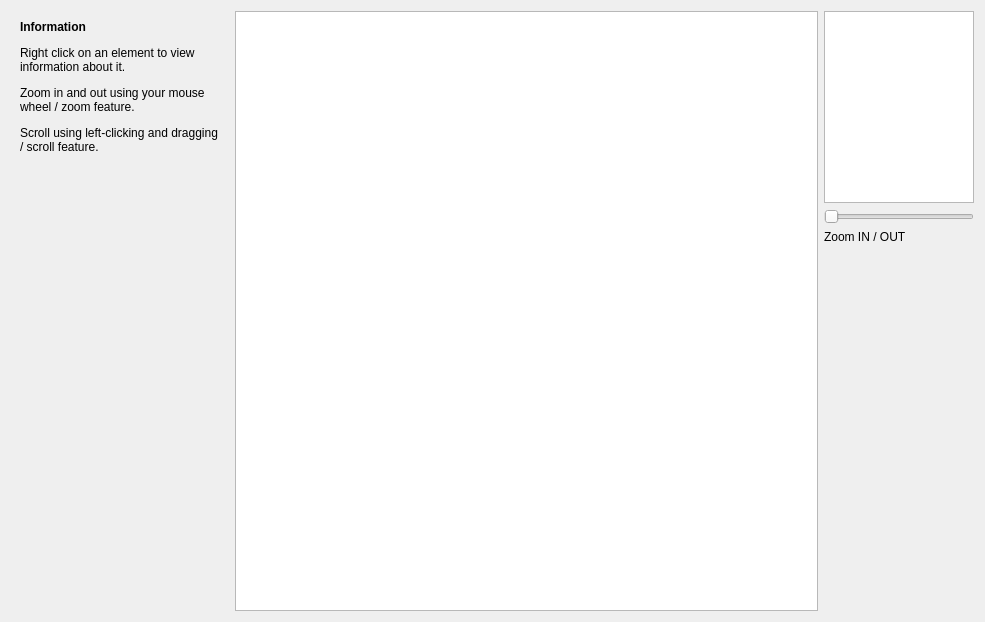
<?xml version="1.0" encoding="UTF-8"?>
<ui version="4.0">
 <class>isotopeWidget</class>
 <widget class="QWidget" name="isotopeWidget">
  <property name="geometry">
   <rect>
    <x>0</x>
    <y>0</y>
    <width>985</width>
    <height>622</height>
   </rect>
  </property>
  <layout class="QGridLayout" name="gridLayout">
   <item row="0" column="3">
    <layout class="QVBoxLayout" name="verticalLayout_2">
     <item>
      <widget class="IsotopeGuideView" name="guide">
       <property name="sizePolicy">
        <sizepolicy hsizetype="Preferred" vsizetype="Preferred">
         <horstretch>0</horstretch>
         <verstretch>0</verstretch>
        </sizepolicy>
       </property>
       <property name="minimumSize">
        <size>
         <width>150</width>
         <height>0</height>
        </size>
       </property>
       <property name="maximumSize">
        <size>
         <width>150</width>
         <height>300</height>
        </size>
       </property>
       <property name="verticalScrollBarPolicy">
        <enum>Qt::ScrollBarAlwaysOff</enum>
       </property>
       <property name="horizontalScrollBarPolicy">
        <enum>Qt::ScrollBarAlwaysOff</enum>
       </property>
      </widget>
     </item>
     <item>
      <widget class="QSlider" name="Slider">
       <property name="sizePolicy">
        <sizepolicy hsizetype="Preferred" vsizetype="Fixed">
         <horstretch>0</horstretch>
         <verstretch>0</verstretch>
        </sizepolicy>
       </property>
       <property name="minimum">
        <number>1</number>
       </property>
       <property name="maximum">
        <number>20</number>
       </property>
       <property name="value">
        <number>1</number>
       </property>
       <property name="orientation">
        <enum>Qt::Horizontal</enum>
       </property>
      </widget>
     </item>
     <item>
      <widget class="QLabel" name="label_2">
       <property name="text">
        <string>Zoom IN / OUT</string>
       </property>
      </widget>
     </item>
     <item>
      <spacer name="verticalSpacer">
       <property name="orientation">
        <enum>Qt::Vertical</enum>
       </property>
       <property name="sizeHint" stdset="0">
        <size>
         <width>20</width>
         <height>40</height>
        </size>
       </property>
      </spacer>
     </item>
    </layout>
   </item>
   <item row="0" column="2">
    <widget class="IsotopeView" name="gv">
     <property name="sizePolicy">
      <sizepolicy hsizetype="Expanding" vsizetype="Expanding">
       <horstretch>0</horstretch>
       <verstretch>0</verstretch>
      </sizepolicy>
     </property>
     <property name="dragMode">
      <enum>QGraphicsView::ScrollHandDrag</enum>
     </property>
    </widget>
   </item>
   <item row="0" column="1">
    <widget class="QWidget" name="infoWidget" native="true">
     <property name="maximumSize">
      <size>
       <width>16777215</width>
       <height>16777215</height>
      </size>
     </property>
     <layout class="QVBoxLayout" name="verticalLayout">
      <item>
       <widget class="QLabel" name="label">
        <property name="sizePolicy">
         <sizepolicy hsizetype="Preferred" vsizetype="Preferred">
          <horstretch>0</horstretch>
          <verstretch>0</verstretch>
         </sizepolicy>
        </property>
        <property name="minimumSize">
         <size>
          <width>0</width>
          <height>0</height>
         </size>
        </property>
        <property name="maximumSize">
         <size>
          <width>200</width>
          <height>16777203</height>
         </size>
        </property>
        <property name="text">
         <string>&lt;p&gt;&lt;b&gt;Information&lt;/b&gt;&lt;/p&gt;
&lt;p&gt;Right click on an element to view information about it.&lt;/p&gt;
&lt;p&gt;Zoom in and out using your mouse wheel / zoom feature.&lt;/p&gt;
&lt;p&gt;Scroll using left-clicking and dragging / scroll feature.&lt;/p&gt;</string>
        </property>
        <property name="textFormat">
         <enum>Qt::RichText</enum>
        </property>
        <property name="alignment">
         <set>Qt::AlignLeading|Qt::AlignLeft|Qt::AlignTop</set>
        </property>
        <property name="wordWrap">
         <bool>true</bool>
        </property>
       </widget>
      </item>
     </layout>
    </widget>
   </item>
  </layout>
 </widget>
 <customwidgets>
  <customwidget>
   <class>IsotopeView</class>
   <extends>QGraphicsView</extends>
   <header location="global">isotopeview.h</header>
  </customwidget>
  <customwidget>
   <class>IsotopeGuideView</class>
   <extends>QGraphicsView</extends>
   <header>isotopeguideview.h</header>
  </customwidget>
 </customwidgets>
 <resources/>
 <connections/>
</ui>
